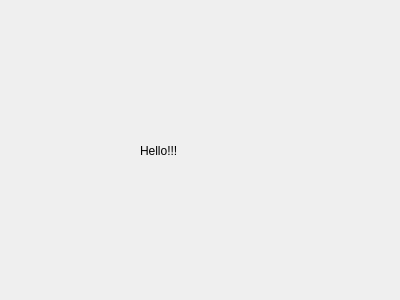
<?xml version="1.0" encoding="UTF-8"?>
<ui version="4.0">
 <class>SecDialog</class>
 <widget class="QDialog" name="SecDialog">
  <property name="geometry">
   <rect>
    <x>0</x>
    <y>0</y>
    <width>400</width>
    <height>300</height>
   </rect>
  </property>
  <property name="windowTitle">
   <string>Dialog</string>
  </property>
  <widget class="QLabel" name="label">
   <property name="geometry">
    <rect>
     <x>140</x>
     <y>120</y>
     <width>121</width>
     <height>61</height>
    </rect>
   </property>
   <property name="text">
    <string>Hello!!!</string>
   </property>
  </widget>
 </widget>
 <resources/>
 <connections/>
</ui>
